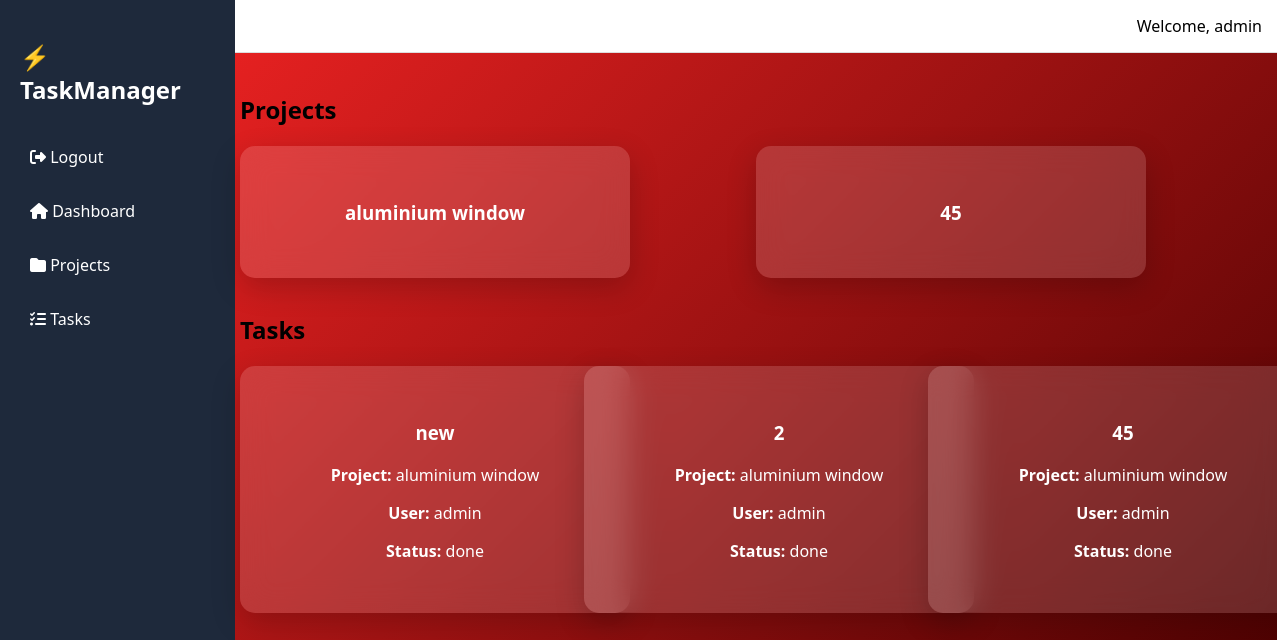
The page /dashboard/ (signed in) on the database its author committed.
### core/models.py (models this page shows)
class User(AbstractUser):
    ROLE_CHOICES = (
        ('admin', 'Admin'),
        ('member', 'Member'),
    )
    role = models.CharField(max_length=10, choices=ROLE_CHOICES, default='member')

class Project(models.Model):
    name = models.CharField(max_length=100)
    created_by = models.ForeignKey(User, on_delete=models.CASCADE)

class Task(models.Model):
    STATUS_CHOICES = (
        ('pending', 'Pending'),
        ('done', 'Done'),
    )
    title = models.CharField(max_length=100)
    project = models.ForeignKey(Project, on_delete=models.CASCADE)
    assigned_to = models.ForeignKey(User, on_delete=models.CASCADE)
    status = models.CharField(max_length=10, choices=STATUS_CHOICES, default='pending')

### core/views.py (the view)
# urls.py: path('dashboard/', views.dashboard, name='dashboard'),
@login_required
def dashboard(request):
    if request.user.role == 'admin':
        projects = Project.objects.all()
        tasks = Task.objects.all()
    else:
        projects = Project.objects.filter(created_by=request.user)
        tasks = Task.objects.filter(assigned_to=request.user)
    return render(request, 'dashboard.html', {
        'projects': projects,
        'tasks': tasks
    })

### core/templates/dashboard.html (shortened to what this page needs)
{% extends 'base.html' %}
{% block content %}
<h2>Projects</h2>
<div class="grid">
    {% for p in projects %}
        <div class="card">
            <h3>{{ p.name }}</h3>
        </div>
    {% empty %}
        <p>No projects</p>
    {% endfor %}
</div>
<h2>Tasks</h2>
<div class="grid">
    {% for t in tasks %}
        <div class="card">
            <h3>{{ t.title }}</h3>
            <p><b>Project:</b> {{ t.project.name }}</p>
            <p><b>User:</b> {{ t.assigned_to.username }}</p>
            <p><b>Status:</b> {{ t.status }}</p>
        </div>
    {% empty %}
        <p>No tasks</p>
    {% endfor %}
</div>
{% endblock %}

### core/templates/base.html (shortened to what this page needs)
{% load static %}
<!DOCTYPE html>
<html>
<head>
    <link rel="stylesheet" href="{% static 'css/style.css' %}">
    <link rel="stylesheet" href="https://cdnjs.cloudflare.com/ajax/libs/font-awesome/6.5.0/css/all.min.css">
</head>
<body>
<div class="layout">
    <div class="sidebar">
        <h2>⚡ TaskManager</h2>
        <a href="/logout/"><i class="fa fa-sign-out-alt"></i> Logout</a>
        <a href="/dashboard/"><i class="fa fa-home"></i> Dashboard</a>
        <a href="/create-project/"><i class="fa fa-folder"></i> Projects</a>
        <a href="/create-task/"><i class="fa fa-tasks"></i> Tasks</a>
    </div>
    <div class="main">
        <div class="topbar">
            <span>Welcome, {{ request.user.username }}</span>
        </div>
        <div class="content">
            {% block content %}{% endblock %}
        </div>
    </div>
</div>
</body>
</html>

### static/css/style.css (style rules this page uses)
body { margin: 0; font-family: Arial, sans-serif; background: #f1f5f9; }
.layout { display: flex; }
.sidebar { width: 195px; height: 100vh; background: #1e293b; color: white; padding: 20px; position: fixed; }
.sidebar h2 { margin-bottom: 30px; }
.sidebar a { display: block; color: white; text-decoration: none; padding: 10px; margin-bottom: 10px; border-radius: 6px; transition: 0.3s; }
.main { margin-left: 220px; width: 100%; }
.topbar { background: white; padding: 15px; border-bottom: 1px solid #ddd; text-align: right; }
.content { padding: 20px; }
.card { background: white; padding: 15px; border-radius: 10px; margin-bottom: 15px; box-shadow: 0 4px 10px rgba(0,0,0,0.1); }
.grid { display: grid; grid-template-columns: repeat(auto-fit, minmax(250px, 1fr)); gap: 15px; }
body { margin: 0; font-family: 'Segoe UI', sans-serif; background: linear-gradient(135deg, #ff2626, #4f0202); }
.card { background: rgba(255, 255, 255, 0.15); backdrop-filter: blur(15px); padding: 35px; width: 320px; border-radius: 15px; box-shadow: 0 10px 30px rgba(0,0,0,0.2); color: white; text-align: center; animation: fadeIn 0.6s ease; }
a { display: block; margin-top: 12px; color: white; text-decoration: none; }

### rows shown on the page
User: user.username "admin"
Project: name "aluminium window"
Project: name "45"
Task: title "new", project.name "aluminium window", assigned_to.username "admin", status "done"
Task: title "2", project.name "aluminium window", assigned_to.username "admin", status "done"
Task: title "45", project.name "aluminium window", assigned_to.username "admin", status "done"
